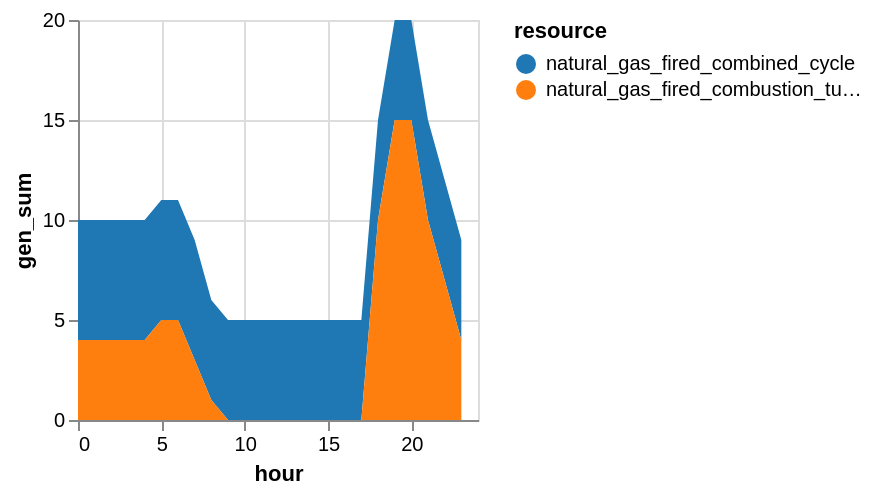

The cell this chart's notebook holds for it:
### Markdown cell above
We can now see that the need to maintain reserve requirements leads to greater commitment of natural gas units throughout the day. The addition of CCGTs and GTs to meet reserve requirements leads to greater curtailment of wind and solar in the afternoon hours. We also see more CT units committed during the morning ramp as well as the afternoon hours to help provide reserves.

### Code cell
sol_commit = innerjoin(solution.commit, 
                    gen_df[!, [:r_id, :resource]], 
                    on = :r_id)
sol_commit = combine(groupby(sol_commit, [:resource, :hour]), 
            :gen => sum)
sol_commit.hour = sol_commit.hour .- T_period[1]

sol_commit |>
@vlplot(:area, 
    x=:hour, y={:gen_sum, stack=:zero}, 
    color={"resource:n", scale={scheme="category10"}})

### Figure 1 — Vega specification as saved in the notebook (floating-point values rounded to 4 significant figures)
{"$schema": "https://vega.github.io/schema/vega/v5.json", "axes": [{"aria": false, "domain": false, "grid": true, "gridScale": "y", "labels": false, "maxExtent": 0, "minExtent": 0, "orient": "bottom", "scale": "x", "tickCount": {"signal": "ceil(width/40)"}, "ticks": false, "zindex": 0}, {"aria": false, "domain": false, "grid": true, "gridScale": "x", "labels": false, "maxExtent": 0, "minExtent": 0, "orient": "left", "scale": "y", "tickCount": {"signal": "ceil(height/40)"}, "ticks": false, "zindex": 0}, {"grid": false, "labelFlush": true, "labelOverlap": true, "orient": "bottom", "scale": "x", "tickCount": {"signal": "ceil(width/40)"}, "title": "hour", "zindex": 0}, {"grid": false, "labelOverlap": true, "orient": "left", "scale": "y", "tickCount": {"signal": "ceil(height/40)"}, "title": "gen_sum", "zindex": 0}], "background": "white", "data": [{"name": "source_0", "values": [{"gen_sum": 6, "hour": 0, "resource": "natural_gas_fired_combined_cycle"}, {"gen_sum": 4, "hour": 0, "resource": "natural_gas_fired_combustion_turbine"}, {"gen_sum": 6, "hour": 1, "resource": "natural_gas_fired_combined_cycle"}, {"gen_sum": 4, "hour": 1, "resource": "natural_gas_fired_combustion_turbine"}, {"gen_sum": 6, "hour": 2, "resource": "natural_gas_fired_combined_cycle"}, {"gen_sum": 4, "hour": 2, "resource": "natural_gas_fired_combustion_turbine"}, {"gen_sum": 6, "hour": 3, "resource": "natural_gas_fired_combined_cycle"}, {"gen_sum": 4, "hour": 3, "resource": "natural_gas_fired_combustion_turbine"}, {"gen_sum": 6, "hour": 4, "resource": "natural_gas_fired_combined_cycle"}, {"gen_sum": 4, "hour": 4, "resource": "natural_gas_fired_combustion_turbine"}, {"gen_sum": 6, "hour": 5, "resource": "natural_gas_fired_combined_cycle"}, {"gen_sum": 5, "hour": 5, "resource": "natural_gas_fired_combustion_turbine"}, {"gen_sum": 6, "hour": 6, "resource": "natural_gas_fired_combined_cycle"}, {"gen_sum": 5, "hour": 6, "resource": "natural_gas_fired_combustion_turbine"}, {"gen_sum": 6, "hour": 7, "resource": "natural_gas_fired_combined_cycle"}, {"gen_sum": 3, "hour": 7, "resource": "natural_gas_fired_combustion_turbine"}, {"gen_sum": 5, "hour": 8, "resource": "natural_gas_fired_combined_cycle"}, {"gen_sum": 1, "hour": 8, "resource": "natural_gas_fired_combustion_turbine"}, {"gen_sum": 5, "hour": 9, "resource": "natural_gas_fired_combined_cycle"}, {"gen_sum": 0, "hour": 9, "resource": "natural_gas_fired_combustion_turbine"}, {"gen_sum": 5, "hour": 10, "resource": "natural_gas_fired_combined_cycle"}, {"gen_sum": 0, "hour": 10, "resource": "natural_gas_fired_combustion_turbine"}, {"gen_sum": 5, "hour": 11, "resource": "natural_gas_fired_combined_cycle"}, {"gen_sum": 0, "hour": 11, "resource": "natural_gas_fired_combustion_turbine"}, {"gen_sum": 5, "hour": 12, "resource": "natural_gas_fired_combined_cycle"}, {"gen_sum": 0, "hour": 12, "resource": "natural_gas_fired_combustion_turbine"}, {"gen_sum": 5, "hour": 13, "resource": "natural_gas_fired_combined_cycle"}, {"gen_sum": 0, "hour": 13, "resource": "natural_gas_fired_combustion_turbine"}, {"gen_sum": 5, "hour": 14, "resource": "natural_gas_fired_combined_cycle"}, {"gen_sum": 0, "hour": 14, "resource": "natural_gas_fired_combustion_turbine"}, {"gen_sum": 5, "hour": 15, "resource": "natural_gas_fired_combined_cycle"}, {"gen_sum": 0, "hour": 15, "resource": "natural_gas_fired_combustion_turbine"}, {"gen_sum": 5, "hour": 16, "resource": "natural_gas_fired_combined_cycle"}, {"gen_sum": 0, "hour": 16, "resource": "natural_gas_fired_combustion_turbine"}, {"gen_sum": 5, "hour": 17, "resource": "natural_gas_fired_combined_cycle"}, {"gen_sum": 0, "hour": 17, "resource": "natural_gas_fired_combustion_turbine"}, {"gen_sum": 5, "hour": 18, "resource": "natural_gas_fired_combined_cycle"}, {"gen_sum": 10, "hour": 18, "resource": "natural_gas_fired_combustion_turbine"}, {"gen_sum": 5, "hour": 19, "resource": "natural_gas_fired_combined_cycle"}, {"gen_sum": 15, "hour": 19, "resource": "natural_gas_fired_combustion_turbine"}, {"gen_sum": 5, "hour": 20, "resource": "natural_gas_fired_combined_cycle"}, {"gen_sum": 15, "hour": 20, "resource": "natural_gas_fired_combustion_turbine"}, {"gen_sum": 5, "hour": 21, "resource": "natural_gas_fired_combined_cycle"}, {"gen_sum": 10, "hour": 21, "resource": "natural_gas_fired_combustion_turbine"}, {"gen_sum": 5, "hour": 22, "resource": "natural_gas_fired_combined_cycle"}, {"gen_sum": 7, "hour": 22, "resource": "natural_gas_fired_combustion_turbine"}, {"gen_sum": 5, "hour": 23, "resource": "natural_gas_fired_combined_cycle"}, {"gen_sum": 4, "hour": 23, "resource": "natural_gas_fired_combustion_turbine"}]}, {"name": "data_0", "source": "source_0", "transform": [{"as": "hour", "expr": "toNumber(datum[\"hour\"])", "type": "formula"}, {"field": "gen_sum", "groupby": ["resource"], "key": "hour", "method": "value", "type": "impute", "value": 0}, {"as": ["gen_sum_start", "gen_sum_end"], "field": "gen_sum", "groupby": ["hour"], "offset": "zero", "sort": {"field": ["resource"], "order": ["descending"]}, "type": "stack"}]}], "height": 200, "legends": [{"fill": "color", "symbolType": "circle", "title": "resource"}], "marks": [{"encode": {"update": {"height": {"field": {"group": "height"}}, "width": {"field": {"group": "width"}}}}, "from": {"facet": {"data": "data_0", "groupby": ["resource"], "name": "faceted_path_main"}}, "marks": [{"encode": {"update": {"defined": {"signal": "isValid(datum[\"hour\"]) && isFinite(+datum[\"hour\"]) && isValid(datum[\"gen_sum\"]) && isFinite(+datum[\"gen_sum\"])"}, "description": {"signal": "\"hour: \" + (format(datum[\"hour\"], \"\")) + \"; gen_sum: \" + (format(datum[\"gen_sum\"], \"\")) + \"; resource: \" + (isValid(datum[\"resource\"]) ? datum[\"resource\"] : \"\"+datum[\"resource\"])"}, "fill": {"field": "resource", "scale": "color"}, "orient": {"value": "vertical"}, "x": {"field": "hour", "scale": "x"}, "y": {"field": "gen_sum_end", "scale": "y"}, "y2": {"field": "gen_sum_start", "scale": "y"}}}, "from": {"data": "faceted_path_main"}, "name": "marks", "sort": {"field": "datum[\"hour\"]"}, "style": ["area"], "type": "area"}], "name": "pathgroup", "type": "group"}], "padding": 5, "scales": [{"domain": {"data": "data_0", "field": "hour"}, "name": "x", "nice": true, "range": [0, {"signal": "width"}], "type": "linear", "zero": false}, {"domain": {"data": "data_0", "fields": ["gen_sum_start", "gen_sum_end"]}, "name": "y", "nice": true, "range": [{"signal": "height"}, 0], "type": "linear", "zero": true}, {"domain": {"data": "data_0", "field": "resource", "sort": true}, "name": "color", "range": {"scheme": "category10"}, "type": "ordinal"}], "style": "cell", "width": 200}
